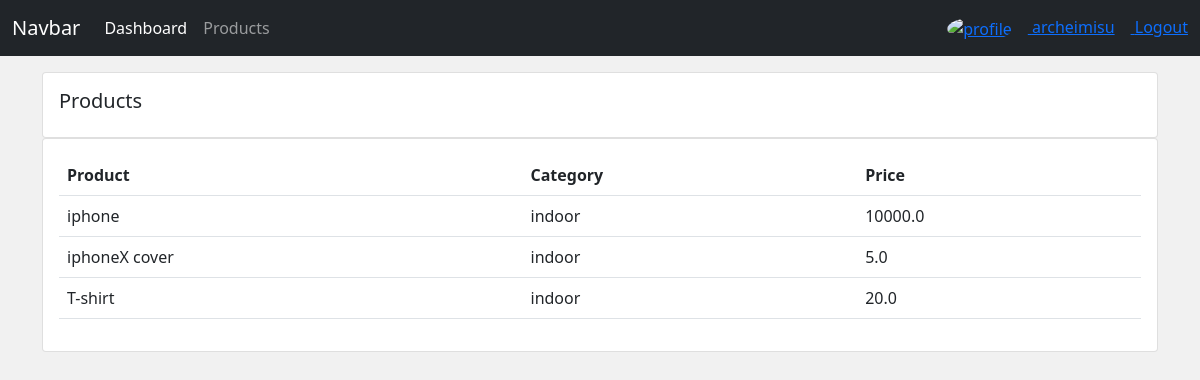
Screenshot of /products/ (signed in) with the database file from the repository.
### accounts/models.py (models this page shows, shortened)
class Product(models.Model):
    category=(
        ('indoor','In Door'),
        ('outdoor','Out Door')
    )
    name= models.CharField(max_length=200,null=True)
    price = models.FloatField(null=True)
    category= models.CharField(max_length=200,null=True,choices=category)
    description= models.CharField(max_length=200,null= True,blank=True)
    created_at= models.DateTimeField(auto_now_add=True)
    tags=models.ManyToManyField(Tag)

### accounts/decorators.py (the view)
      def wrapper(request,*args, **kwargs):
         if request.user.groups.first().name in roles:
            return view_fun(request,*args, **kwargs)
         else:
            return HttpResponse("You are not authorized")

### accounts/views.py (called while the page is built)
@login_required(login_url='/login')
@allowed_roles(roles=['admin'])
def products(request):
    products=Product.objects.all()
    return render(request,'accounts/products.html',{
        'products':products,
    })

### accounts/templates/accounts/products.html
{% extends 'accounts/master.html' %}
{% block content %}
<div class="row">
    <div class="col-md">
        <div class="card card-body">
            <h5>Products</h5>
        </div>
        <div class="card card-body">
            <table class="table">
                <tr>
                    <th>Product</th>
                    <th>Category</th>
                    <th>Price</th>
                </tr>
                {% for product in products %}
                <tr>
                    <td>{{product.name}}</td>
                    <td>{{product.category}}</td>
                    <td>{{product.price}}</td>
                </tr>
                {% endfor %}
            </table>
        </div>
    </div>
</div>
{% endblock  %}

### accounts/templates/accounts/components/navbar.html (shortened to what this page needs)
<nav class="navbar navbar-expand-lg navbar-dark bg-dark">
    <div class="container-fluid">
        <a class="navbar-brand" href="#">Navbar</a>
        <div class="collapse navbar-collapse" id="navbarNav">
            <ul class="navbar-nav">
            {% if request.user.is_staff %}
                <li class="nav-item">
                <a class="nav-link active" aria-current="page" href="{% url 'dashboard' %}">Dashboard</a>
                </li>
                <li class="nav-item">
                <a class="nav-link" href="{% url 'product' %}">Products</a>
                </li>
            {% else %}
                <li class="nav-item">
                <a class="nav-link" href="{% url 'customers.customer_profile' %}">Profile</a>
                </li>
            {% endif %}
            </ul>
        </div>
        {% if request.user.is_authenticated %}
        <div class="text-white">
            <a href="{% url 'customers.customer_profile_setting' %}">
                <img src="/{{request.user.customer.profile_pic}}" alt="profile" width="60px" height="60px" style="border-radius: 50%;" class="me-3" />
                <span class="me-3">{{request.user.username}}</span>
            </a>
            <a href="{% url 'logout' %}">Logout</a>
        </div>
        {% else %}
        <div class="text-white">
            <a href="{% url 'login' %}" class="me-3">Login</a>
            <a href="{% url 'register' %}">Register</a>
        </div>
        {% endif %}
    </div>
</nav>

### accounts/static/accounts/css/style.css (style rules this page uses)
body { background-color: #f1f1f1; }

### rows the page displays
Product: name "iphone", category "indoor", price "10000.0"
Product: name "iphoneX cover", category "indoor", price "5.0"
Product: name "T-shirt", category "indoor", price "20.0"

### other values shown
{{ request.user.username }} "archeimisu"
